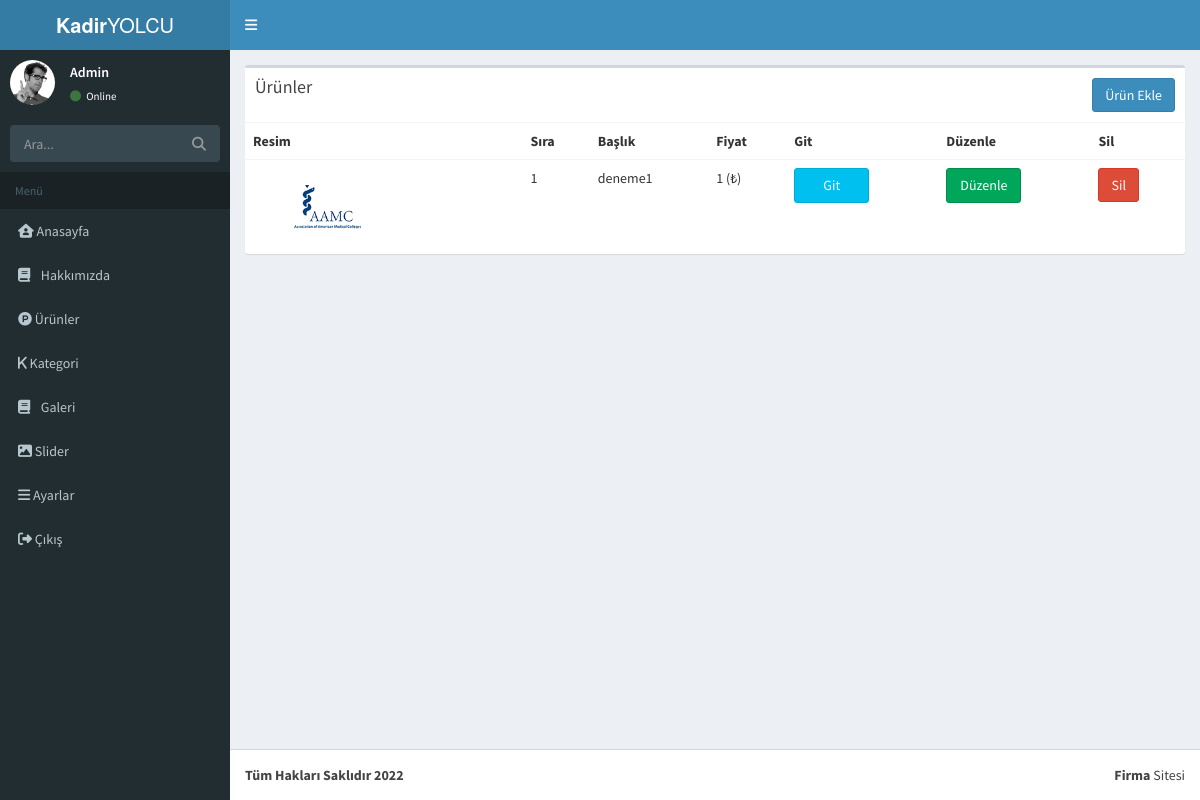
The page /Admin/urunler.php?altid=18 (signed in) on the database its author committed.
### tables this page shows
CREATE TABLE `urunler` (
  `id` int(11) NOT NULL,
  `baslik` varchar(250) NOT NULL,
  `resim` varchar(250) NOT NULL,
  `aciklama` text NOT NULL,
  `fiyat` float(10,2) NOT NULL,
  `sira` int(11) NOT NULL,
  `altkategori_id` int(11) NOT NULL
);

### Admin/urunler.php (the view, shortened to what this page needs)
<?php
  require_once 'header.php';
  require_once 'sidebar.php';
 ?>
  <div class="content-wrapper">
    <section class="content">
      <div class="row">
        <section class="col-lg-12 connectedSortable">
          <div class="row">
            <div class="col-xs-12">
              <div class="box">
                <div class="box-header">
                  <h3 class="box-title">Ürünler</h3>
              <a href="urunlerekle.php?altid=<?php echo $_GET['altid'] ?>">
                <button type="button" class="btn btn-primary" style="float:right" >Ürün Ekle</button>
              </a>
                </div>
                <div class="box-body table-responsive no-padding">
                  <table class="table table-hover">
                    <tr>
                      <th>Resim</th>
                      <th>Sıra</th>
                      <th>Başlık</th>
                      <th>Fiyat</th>
                      <th>Git</th>
                      <th>Düzenle</th>
                      <th>Sil</th>
                    </tr>
         <?php $urunler=$db->prepare("SELECT * FROM urunler where altkategori_id=?");
         $urunler->execute(array(
           @$_GET['altid']
         ));
         while ($urunlercek=$urunler->fetch(PDO::FETCH_ASSOC)) { ?>
                    <tr style=" height:50px !important">
                      <td> <img src="../img/prod/<?php echo $urunlercek['resim']; ?>" width="150" /> </td>
                      <td><?php echo $urunlercek['sira']; ?></td>
                      <td><?php echo $urunlercek['baslik'];?></td>
                      <td><?php echo $urunlercek['fiyat'];?> (₺)</td>
                      <td ><a href="urunler.php?altid=<?php echo $urunlercek['id'] ?>">   <span style="width:75px !important; height:35px" class="btn btn-info">Git</span></a></td>
                      <td ><a href="urunlerduzenle.php?id=<?php echo $urunlercek['id'] ?>"><span style="width:75px !important; height:35px" class="btn btn-success">Düzenle</span>
           </a>
                      </td>
                      <td>
                          <form class="" action="model.php" method="post">
                              <button type="submit" name="urnSl" class="btn btn-danger sm">Sil</button>
                          </form>
                      </td>
                    </tr>
<?php } ?>
                  </table>
                </div>
              </div>
            </div>
          </div>
        </section>
      </div>
    </section>
  </div>
<?php require_once 'footer.php'; ?>

### rows shown on the page
urunler: resim (picture), sira "1", baslik "deneme1", fiyat "1"
